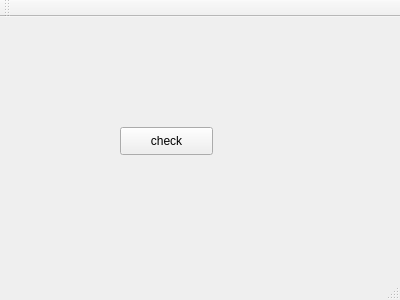
<?xml version="1.0" encoding="UTF-8"?>
<ui version="4.0">
 <class>MainWindow</class>
 <widget class="QMainWindow" name="MainWindow">
  <property name="geometry">
   <rect>
    <x>0</x>
    <y>0</y>
    <width>400</width>
    <height>300</height>
   </rect>
  </property>
  <property name="windowTitle">
   <string>MainWindow</string>
  </property>
  <widget class="QWidget" name="centralWidget">
   <widget class="QPushButton" name="pushButton">
    <property name="geometry">
     <rect>
      <x>120</x>
      <y>110</y>
      <width>93</width>
      <height>28</height>
     </rect>
    </property>
    <property name="text">
     <string>check</string>
    </property>
   </widget>
   <widget class="QWidget" name="">
    <property name="geometry">
     <rect>
      <x>60</x>
      <y>60</y>
      <width>117</width>
      <height>22</height>
     </rect>
    </property>
    <layout class="QHBoxLayout" name="horizontalLayout">
     <item>
      <widget class="QRadioButton" name="radioButton">
       <property name="text">
        <string>Mark</string>
       </property>
      </widget>
     </item>
     <item>
      <widget class="QRadioButton" name="radioButton_2">
       <property name="text">
        <string>John</string>
       </property>
      </widget>
     </item>
    </layout>
   </widget>
   <widget class="QWidget" name="">
    <property name="geometry">
     <rect>
      <x>50</x>
      <y>180</y>
      <width>104</width>
      <height>22</height>
     </rect>
    </property>
    <layout class="QHBoxLayout" name="horizontalLayout_2">
     <item>
      <widget class="QRadioButton" name="radioButton_3">
       <property name="text">
        <string>Cat</string>
       </property>
      </widget>
     </item>
     <item>
      <widget class="QRadioButton" name="radioButton_4">
       <property name="text">
        <string>Dog</string>
       </property>
      </widget>
     </item>
    </layout>
   </widget>
  </widget>
  <widget class="QMenuBar" name="menuBar">
   <property name="geometry">
    <rect>
     <x>0</x>
     <y>0</y>
     <width>400</width>
     <height>26</height>
    </rect>
   </property>
  </widget>
  <widget class="QToolBar" name="mainToolBar">
   <attribute name="toolBarArea">
    <enum>TopToolBarArea</enum>
   </attribute>
   <attribute name="toolBarBreak">
    <bool>false</bool>
   </attribute>
  </widget>
  <widget class="QStatusBar" name="statusBar"/>
 </widget>
 <layoutdefault spacing="6" margin="11"/>
 <resources/>
 <connections/>
</ui>
